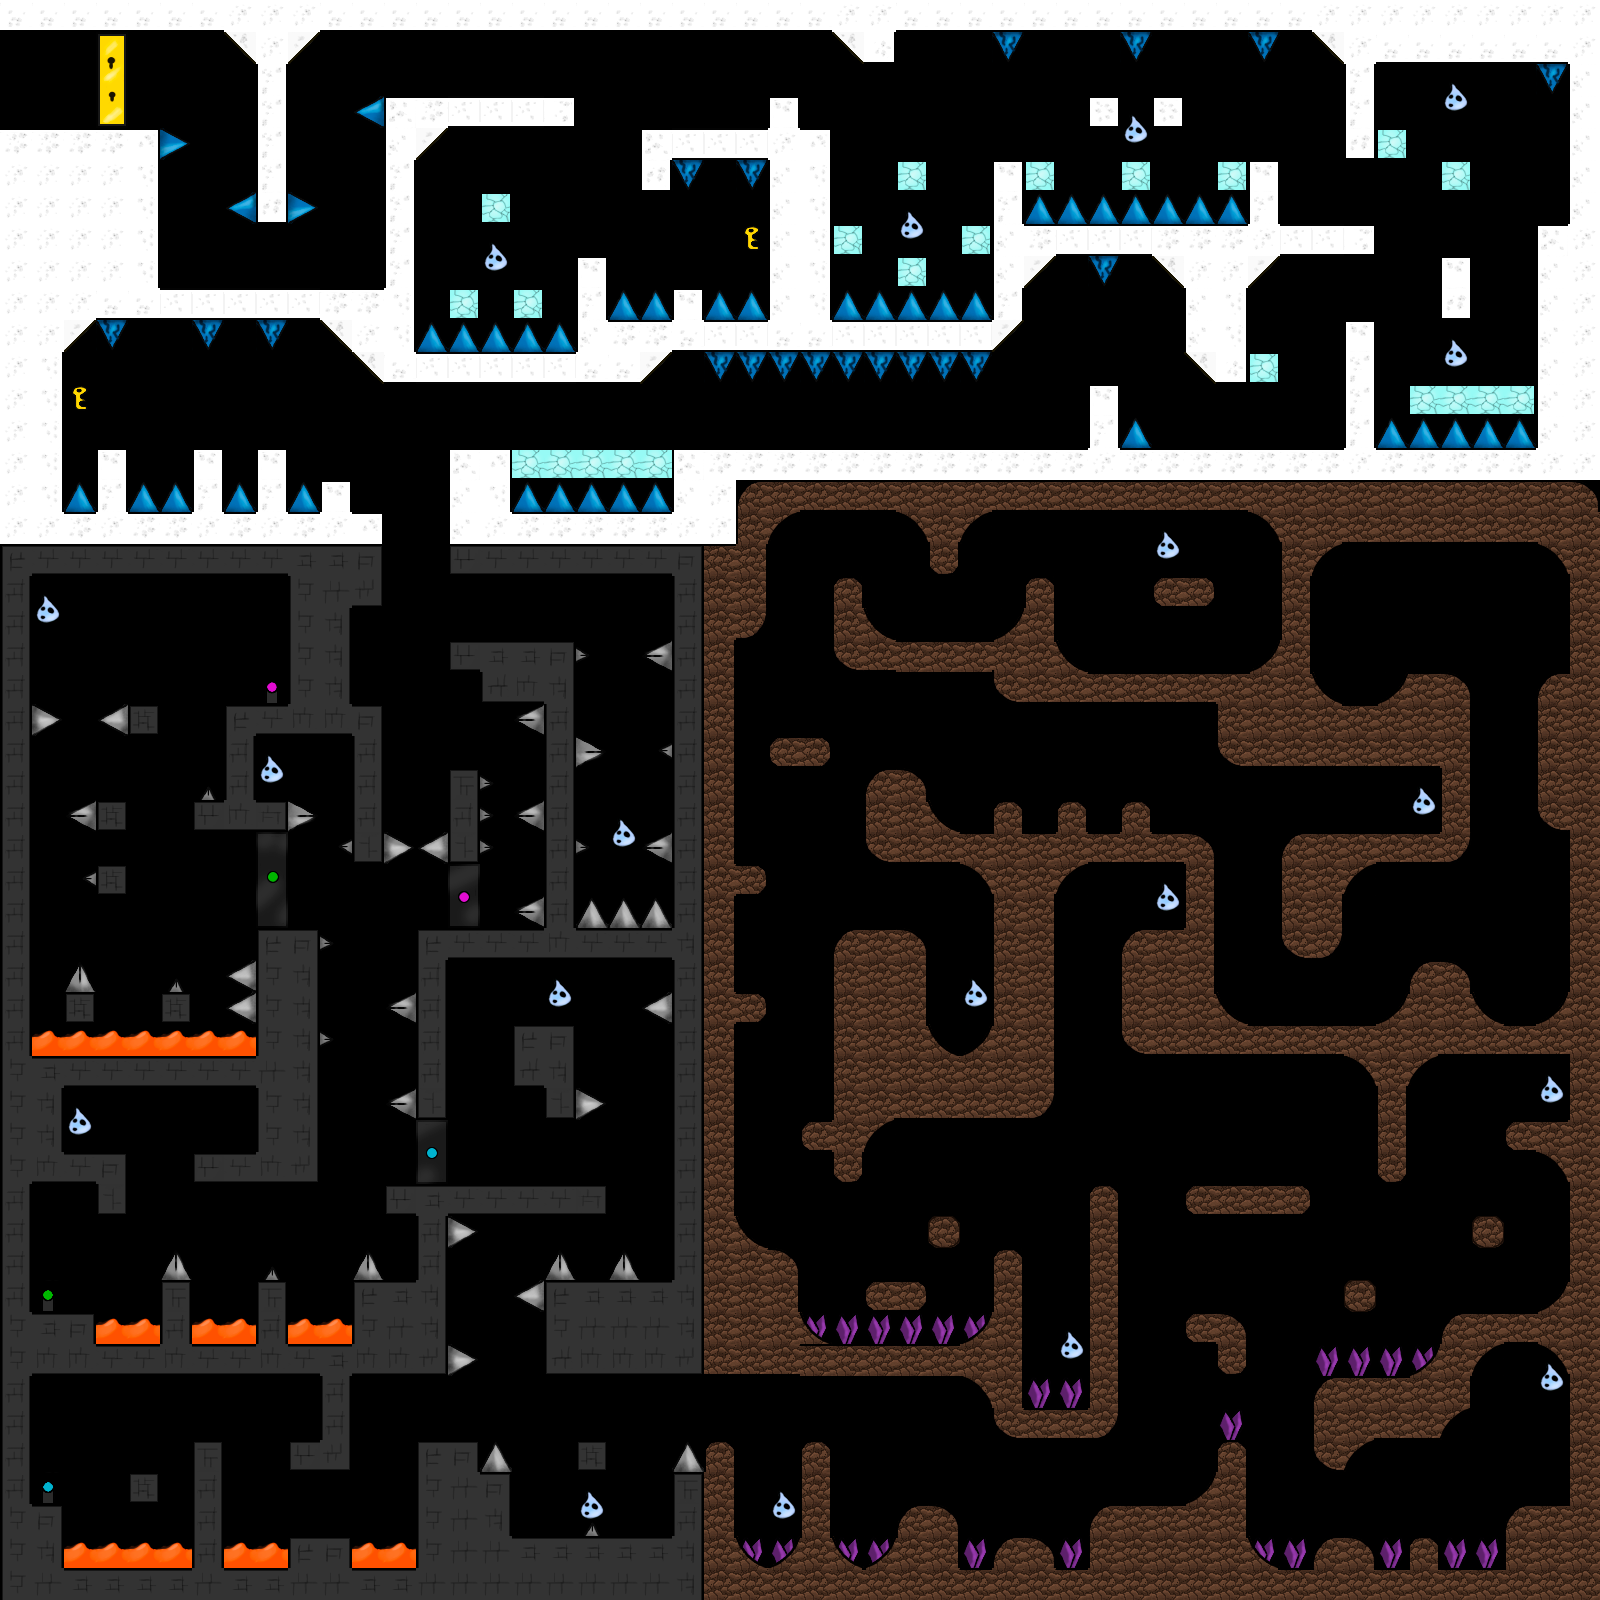

Below is a game level as drawn by its tile map, then a one-line description and the .tmx that defines it (tile-layer data replaced by summaries):
An orthogonal 50x50 tile map with 32x32 px tiles, 3 tile layers (obstacles, pickupobjects, plateformes), 3 tilesets.

<map version="1.9" tiledversion="1.9.2" orientation="orthogonal" renderorder="right-down" width="50" height="50" tilewidth="32" tileheight="32" infinite="0" nextlayerid="8" nextobjectid="1">
 <editorsettings>
  <export target="../map.json" format="json" />
 </editorsettings>
 <tileset firstgid="1" source="Background.tsx" />
 <tileset firstgid="2501" source="SecondPlan.tsx" />
 <tileset firstgid="5001" source="PremierPlan.tsx" />
 <layer id="6" name="obstacles" width="50" height="50">
  <data>[2500 cells, 166 non-empty, 29 distinct tile ids]</data>
 </layer>
 <layer id="7" name="pickupobjects" width="50" height="50">
  <data>[2500 cells, 38 non-empty, 2 distinct tile ids]</data>
 </layer>
 <layer id="3" name="plateformes" width="50" height="50">
  <data>[2500 cells, 1020 non-empty, 63 distinct tile ids]</data>
 </layer>
</map>
